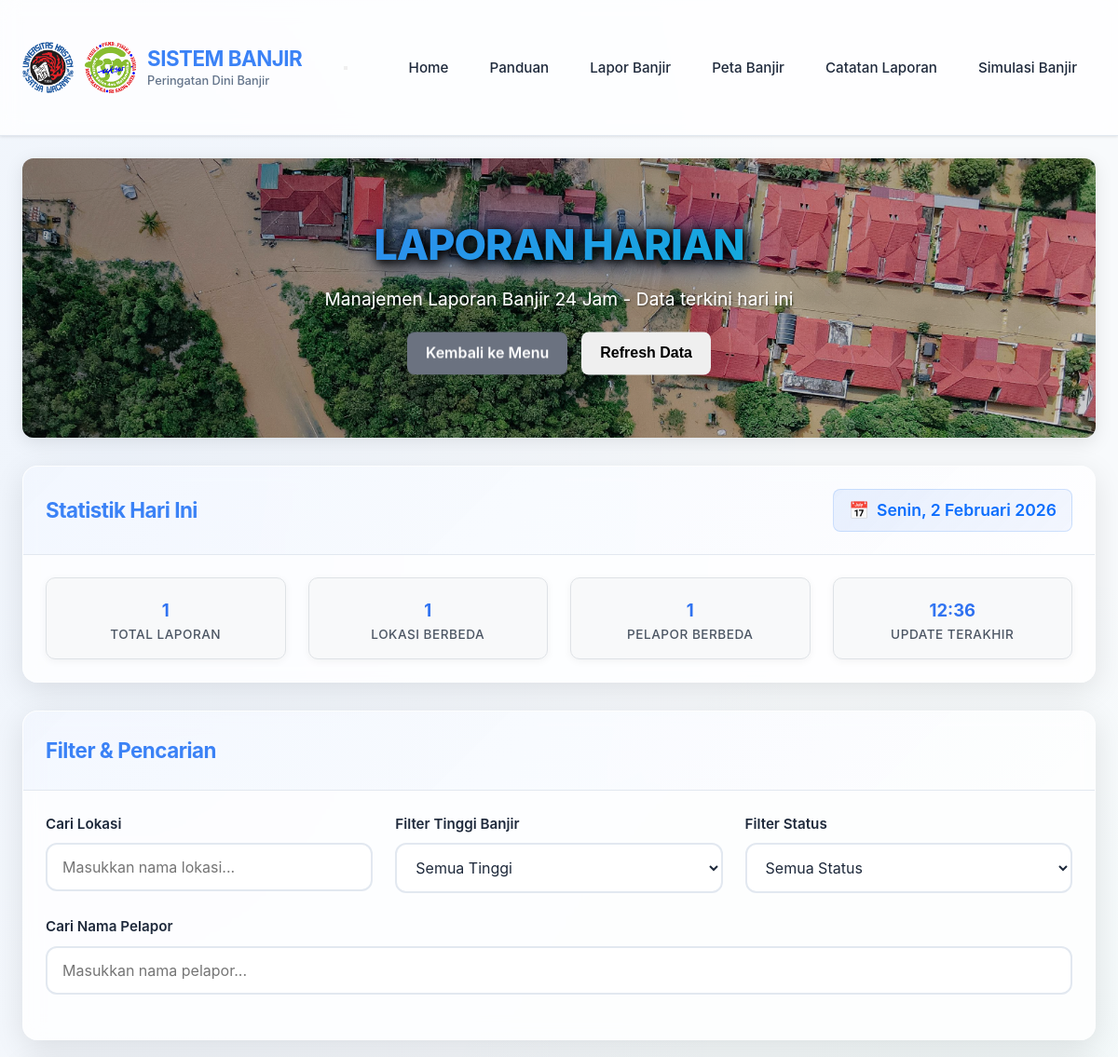
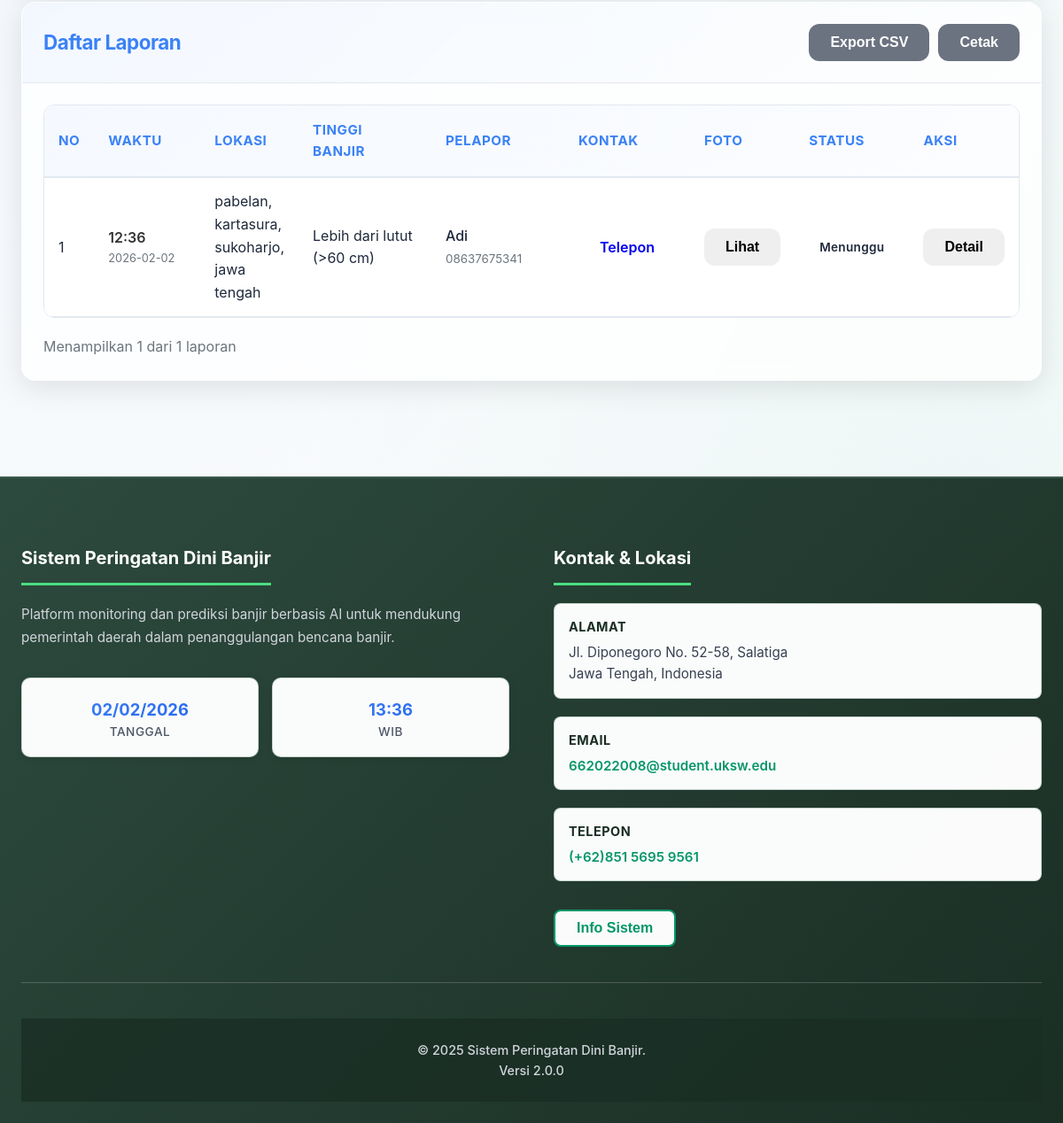
The app's page /laporan/harian with its own data (2 pictures, top to bottom).
### tables this page shows
CREATE TABLE flood_reports (
                id INTEGER PRIMARY KEY AUTOINCREMENT,
                "Timestamp" TEXT NOT NULL,
                "Alamat" TEXT NOT NULL,
                "Tinggi Banjir" TEXT NOT NULL,
                "Nama Pelapor" TEXT NOT NULL,
                "No HP" TEXT,
                "IP Address" TEXT,
                "Photo URL" TEXT,
                "Status" TEXT DEFAULT 'pending',
                report_date DATE,
                report_time TIME,
                created_at DATETIME DEFAULT CURRENT_TIMESTAMP,
                latitude REAL DEFAULT NULL,
                longitude REAL DEFAULT NULL,
                is_geocoded INTEGER DEFAULT 0
            , geocode_confidence TEXT, geocode_method TEXT, geocoded_at DATETIME);

### app.py (the view)
@app.route('/laporan/harian')
def laporan_harian():
    try:
        daily_reports = flood_controller.get_today_reports_combined()
        stats = flood_controller.flood_model.get_report_statistics()
        app.logger.info(f"Daily reports loaded: {len(daily_reports)} reports")
        return render_template('harian.html',
                            page_title='Laporan Harian',
                            reports=daily_reports,
                            stats=stats,
                            now=datetime.now())
    except Exception as e:
        app.logger.error(f"Error in laporan_harian: {e}")
        app.logger.error(traceback.format_exc())
        flash(f"Terjadi kesalahan: {str(e)}", 'error')
        return redirect(url_for('catatan_laporan'))

### templates/harian.html (shortened to what this page needs)
{% extends "layout.html" %}
{% block content %}
<div class="hero-section-with-image">
    <div class="hero-image-container">
        <img src="{{ url_for('static', filename='image/hero_section.jpg') }}"
            alt="Laporan Harian"
            class="hero-image">
        <div class="hero-overlay"></div>
        <div class="hero-content">
            <h1 class="hero-title">LAPORAN HARIAN</h1>
            <p class="hero-subtitle">
                Manajemen Laporan Banjir 24 Jam - Data terkini hari ini
            </p>
            <div class="hero-actions">
                <a href="{{ url_for('catatan_laporan') }}" class="btn btn-secondary">
                    Kembali ke Menu
                </a>
                <button onclick="refreshData()" class="btn btn-info" id="refreshDataBtn">
                    Refresh Data
                </button>
            </div>
        </div>
    </div>
</div>
<div class="card mb-30">
    <div class="card-header">
        <h2 class="card-title">Statistik Hari Ini</h2>
        <div class="date-display">
            <span id="currentDate">{{ now.strftime('%A, %d %B %Y') if now else '' }}</span>
        </div>
    </div>
    <div class="card-body">
        <div class="row">
            <div class="col-3">
                <div class="stat-box">
                    <div class="stat-value" id="totalReports">0</div>
                    <div class="stat-label">Total Laporan</div>
                </div>
            </div>
            <div class="col-3">
                <div class="stat-box">
                    <div class="stat-value" id="uniqueLocations">0</div>
                    <div class="stat-label">Lokasi Berbeda</div>
                </div>
            </div>
            <div class="col-3">
                <div class="stat-box">
                    <div class="stat-value" id="uniqueReporters">0</div>
                    <div class="stat-label">Pelapor Berbeda</div>
                </div>
            </div>
            <div class="col-3">
                <div class="stat-box">
                    <div class="stat-value" id="latestReport">--:--</div>
                    <div class="stat-label">Update Terakhir</div>
                </div>
            </div>
        </div>
    </div>
</div>
<div class="card mb-20">
    <div class="card-header">
        <h2 class="card-title">Filter & Pencarian</h2>
    </div>
    <div class="card-body">
        <div class="row">
            <div class="col-4">
                <div class="form-group">
                    <label for="searchLocation" class="form-label">Cari Lokasi</label>
                    <input type="text"
                        id="searchLocation"
                        class="form-control"
                        placeholder="Masukkan nama lokasi..."
                        onkeyup="filterReports()">
                </div>
            </div>
            <div class="col-4">
                <div class="form-group">
                    <label for="filterHeight" class="form-label">Filter Tinggi Banjir</label>
                    <select id="filterHeight" class="form-control" onchange="filterReports()">
                        <option value="">Semua Tinggi</option>
                    </select>
                </div>
            </div>
            <div class="col-4">
                <div class="form-group">
                    <label for="filterStatus" class="form-label">Filter Status</label>
                    <select id="filterStatus" class="form-control" onchange="filterReports()">
                        <option value="">Semua Status</option>
                    </select>
                </div>
            </div>
        </div>
        <div class="row mt-10">
            <div class="col-12">
                <div class="form-group">
                    <label for="searchReporter" class="form-label">Cari Nama Pelapor</label>
                    <input type="text"
                        id="searchReporter"
                        class="form-control"
                        placeholder="Masukkan nama pelapor..."
                        onkeyup="filterReports()">
                </div>
            </div>
        </div>
    </div>
</div>
<div class="card">
    <div class="card-header">
        <h2 class="card-title">Daftar Laporan</h2>
        <div class="header-actions">
            <button onclick="exportToCSV()" class="btn btn-secondary" id="exportCSVBtn">
                Export CSV
            </button>
            <button onclick="printTable()" class="btn btn-secondary">
                Cetak
            </button>
        </div>
    </div>
    <div class="card-body">
        <div class="table-responsive">
            <table class="table" id="reportsTable">
                <thead>
                    <tr>
                        <th width="50">No</th>
                        <th width="120">Waktu</th>
                        <th>Lokasi</th>
                        <th width="150">Tinggi Banjir</th>
                        <th width="150">Pelapor</th>
                        <th width="100">Kontak</th>
                        <th width="100">Foto</th>
                        <th width="100">Status</th>
                        <th width="100">Aksi</th>
                    </tr>
                </thead>
                <tbody id="reportsTableBody">
                    {% if reports %}
                        {% for report in reports %}
                        <tr class="report-row"
                            data-location="{{ report.Alamat|lower }}"
                            data-height="{{ report['Tinggi Banjir']|lower }}"
                            data-reporter="{{ report['Nama Pelapor']|lower }}"
                            data-status="{{ report.Status|lower }}"
                            data-id="{{ report.id }}">
                            <td>{{ loop.index }}</td>
                            <td>
                                <div class="time-cell">
                                    <span class="time">{{ report.report_time[:5] if report.report_time else '--:--' }}</span>
                                    <span class="date">{{ report.report_date if report.report_date else '' }}</span>
                                </div>
                            </td>
                            <td>
                                <div class="location-cell">
                                    <span class="location-text">{{ report.Alamat or 'Tidak diketahui' }}</span>
                                </div>
                            </td>
                            <td>
                                <div class="height-cell">
                                    <span class="height-text">{{ report['Tinggi Banjir'] or 'Tidak diketahui' }}</span>
                                </div>
                            </td>
                            <td>
                                <div class="reporter-cell">
                                    <span class="reporter-name">{{ report['Nama Pelapor'] or 'Anonim' }}</span>
                                    {% if report['No HP'] %}
                                    <div class="reporter-contact">
                                        <small>{{ report['No HP'] }}</small>
                                    </div>
                                    {% endif %}
                                </div>
                            </td>
                            <td>
                                {% if report['No HP'] %}
                                <a href="tel:{{ report['No HP'] }}" class="btn btn-sm btn-outline-info" title="Telepon">
                                    Telepon
                                </a>
                                {% else %}
                                <span class="text-muted">-</span>
                                {% endif %}
                            </td>
                            <td>
                                {% if report['Photo URL'] %}
                                <button type="button"
                                        class="btn btn-sm btn-outline-primary"
                                        onclick="viewPhoto('{{ report['Photo URL'] }}', '{{ report.Alamat }}')"
                                        title="Lihat Foto">
                                    Lihat
                                </button>
                                {% else %}
                                <span class="text-muted">-</span>
                                {% endif %}
                            </td>
                            <td>
                                {% if report.Status == 'processed' %}
                                    <span class="badge bg-success">Diproses</span>
                                {% elif report.Status == 'pending' %}
                                    <span class="badge bg-warning">Menunggu</span>
                                {% elif report.Status == 'completed' %}
                                    <span class="badge bg-info">Selesai</span>
                                {% else %}
                                    <span class="badge bg-secondary">{{ report.Status or 'Baru' }}</span>
                                {% endif %}
                            </td>
                            <td>
                                <div class="action-buttons">
                                    <button type="button"
                                            class="btn btn-sm btn-outline-secondary"
                                            onclick="viewDetails({{ report.id }})"
                                            title="Detail">
                                        Detail
                                    </button>
                                </div>
                            </td>
                        </tr>
                        {% endfor %}
                    {% endif %}
                </tbody>
            </table>
        </div>
        <div class="pagination-container mt-20">
            <div class="pagination-info">
                Menampilkan <span id="shownCount">0</span> dari <span id="totalCount">0</span> laporan
            </div>
        </div>
    </div>
</div>
{% endblock %}

### templates/layout.html (shortened to what this page needs)
<!DOCTYPE html>
<html lang="id">
<head>
    <link rel="stylesheet" href="{{ url_for('static', filename='css/style.css') }}">
    <link rel="stylesheet" href="https://unpkg.com/leaflet@1.9.4/dist/leaflet.css" />
</head>
<body>
    <nav class="navbar">
        <div class="container nav-container">
            <a href="{{ url_for('index') }}" class="logo">
                <div class="logo-container">
                    <img src="{{ url_for('static', filename='assets/logo_uksw.png') }}"
                        alt="Logo UKSW"
                        class="logo-image">
                    <img src="{{ url_for('static', filename='assets/logo_FSM.png') }}"
                        alt="Logo FSM"
                        class="logo-image logo-fsm">
                    <div class="logo-text">
                        <h1>SISTEM BANJIR</h1>
                        <p>Peringatan Dini Banjir</p>
                    </div>
                </div>
            </a>
            <button class="mobile-menu-btn" id="mobileMenuBtn">
            </button>
            <ul class="nav-menu" id="navMenu">
                <li><a href="{{ url_for('index') }}" class="nav-link {% if request.endpoint == 'index' %}active{% endif %}" data-tooltip="Halaman Utama">Home</a></li>
                <li><a href="{{ url_for('panduan') }}" class="nav-link {% if request.endpoint == 'panduan' %}active{% endif %}" data-tooltip="Panduan Penggunaan">Panduan</a></li>
                <li><a href="{{ url_for('lapor_banjir') }}" class="nav-link {% if request.endpoint == 'lapor_banjir' %}active{% endif %}" data-tooltip="Laporkan Kejadian Banjir">Lapor Banjir</a></li>
                <li><a href="{{ url_for('peta') }}" class="nav-link {% if request.endpoint == 'peta' %}active{% endif %}" data-tooltip="Peta Interaktif">Peta Banjir</a></li>
                <li><a href="{{ url_for('catatan_laporan') }}" class="nav-link {% if request.endpoint == 'catatan_laporan' %}active{% endif %}" data-tooltip="Lihat Laporan">Catatan Laporan</a></li>
                <li><a href="{{ url_for('simulasi') }}" class="nav-link {% if request.endpoint == 'simulasi' %}active{% endif %}" data-tooltip="Simulasi Prediksi">Simulasi Banjir</a></li>
            </ul>
        </div>
    </nav>
    <div class="container-full">
        <main class="main-content-full" id="mainContent">
            {% block content %}{% endblock %}
        </main>
    </div>
    <footer class="footer">
        <div class="container">
            <div class="footer-content">
                <div class="footer-section footer-about">
                    <h4 class="footer-heading">Sistem Peringatan Dini Banjir</h4>
                    <p class="footer-description">Platform monitoring dan prediksi banjir berbasis AI untuk mendukung pemerintah daerah dalam penanggulangan bencana banjir.</p>
                    <div class="footer-stats">
                        <div class="stat-card">
                            <div class="stat-value">{{ now.strftime('%d/%m/%Y') if now else '' }}</div>
                            <div class="stat-label">Tanggal</div>
                        </div>
                        <div class="stat-card">
                            <div class="stat-value">{{ now.strftime('%H:%M') if now else '' }}</div>
                            <div class="stat-label">WIB</div>
                        </div>
                    </div>
                </div>
                <div class="footer-section footer-contact">
                    <h4 class="footer-heading">Kontak & Lokasi</h4>
                    <div class="contact-list">
                        <div class="contact-item">
                            <strong class="contact-label">Alamat</strong>
                            <p class="contact-text">Jl. Diponegoro No. 52-58, Salatiga<br>Jawa Tengah, Indonesia</p>
                        </div>
                        <div class="contact-item">
                            <strong class="contact-label">Email</strong>
                            <p class="contact-text"><a href="mailto:662022008@student.uksw.edu">662022008@student.uksw.edu</a></p>
                        </div>
                        <div class="contact-item">
                            <strong class="contact-label">Telepon</strong>
                            <p class="contact-text"><a href="tel:(+62)85156959561">(+62)851 5695 9561</a></p>
                        </div>
                    </div>
                    <div class="footer-actions">
                        <button class="btn btn-sm btn-outline-footer" onclick="showSystemInfo()">Info Sistem</button>
                    </div>
                </div>
            </div>
            <div class="footer-bottom">
                <p class="footer-copyright">&copy; 2025 Sistem Peringatan Dini Banjir.</p>
                <p class="footer-copyright"> Versi 2.0.0 </p>
            </div>
        </div>
    </footer>

### records on screen
flood_reports: report_time "12:36", report_date "2026-02-02", Alamat "pabelan, kartasura, sukoharjo, jawa tengah", Tinggi Banjir "Lebih dari lutut (>60 cm)", Nama Pelapor "Adi", No HP "08637675341", Status "Menunggu"

### other values on screen
{{ now.strftime('%d/%m/%Y') if now else '' }} "02/02/2026"
{{ now.strftime('%H:%M') if now else '' }} "13:36"
